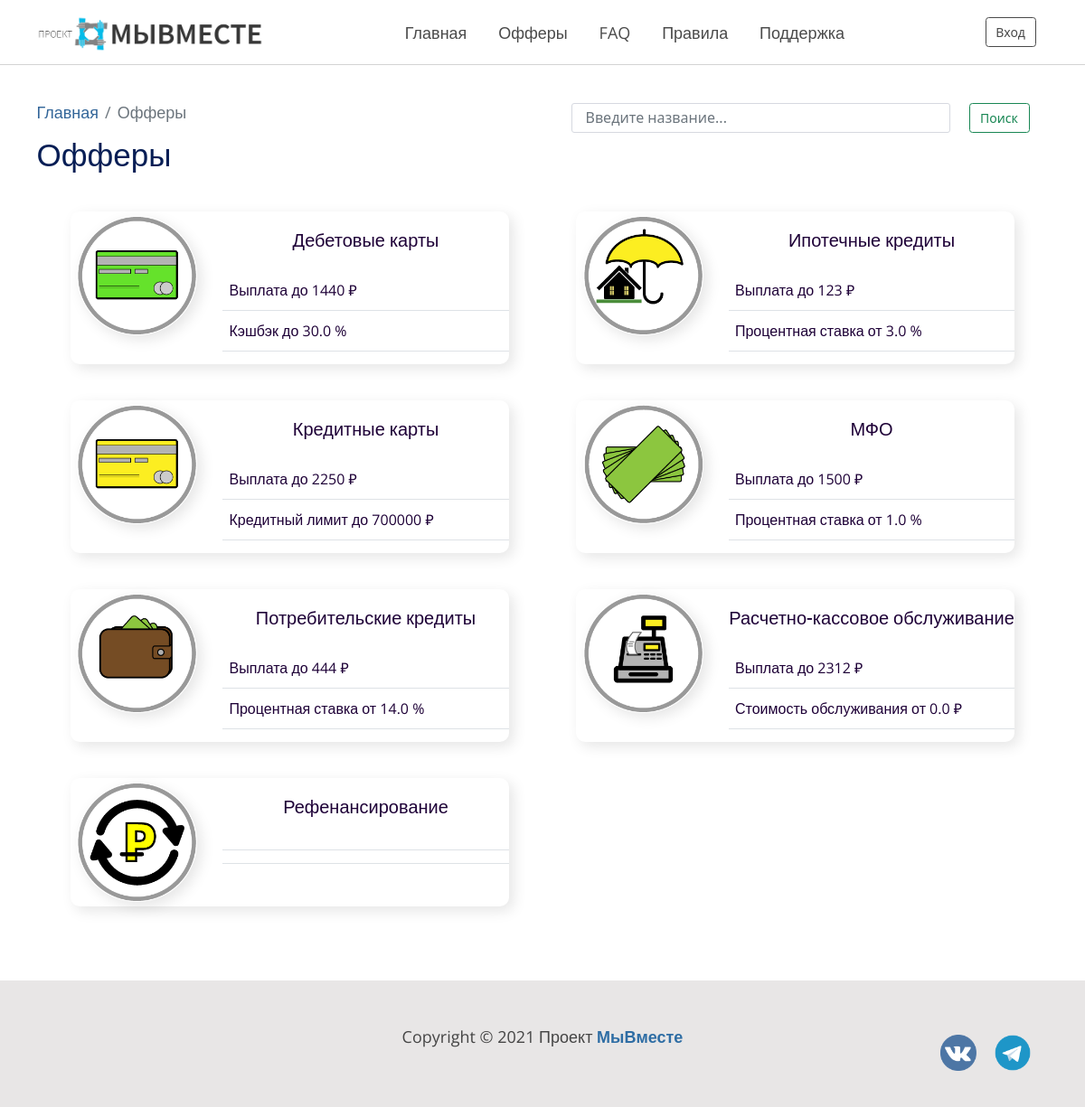
Screenshot of /offers/ with the database file from the repository.
### web/models.py (models this page shows, shortened)
class Categories(models.Model):
    name = models.CharField(max_length=250, verbose_name='Имя')
    slug = models.CharField(max_length=250, verbose_name='Ссылка')
    image = models.ImageField(upload_to='images/categories', verbose_name='Изображение', blank=True, null=True)
    is_active = models.BooleanField(default=True, verbose_name='Активен')
    objects = CategoryManager()
    class Meta:
        ordering = ('name',)
        verbose_name = 'Категория'
        verbose_name_plural = '- Категории -'

### web/views.py (the view)
# urls.py: path('offers/', cache_page(60)(OffersView.as_view()), name='offers'),
class OffersView(UserMixin, ListView):
    model = Categories
    template_name = 'web/all_offers.html'
    context_object_name = 'categories'
    def get_context_data(self, *, object_list=None, **kwargs):
        context = super(OffersView, self).get_context_data()
        context['title'] = 'Офферы'
        context['user'] = self.user
        context['referred_user'] = self.referred_user
        context['debit_cards'] = DebitCards.objects.filter(is_active=True).aggregate(Max('reward'), Max('cash_back'))
        context['credit_cards'] = CreditCards.objects.filter(is_active=True).aggregate(Max('reward'), Max('limit'))
        context['credits'] = PotrebCredits.objects.filter(is_active=True).aggregate(Max('reward'), Min('percents'))
        context['ipoteka'] = Mortgages.objects.filter(is_active=True).aggregate(Max('reward'), Min('percents'))
        context['rko'] = RKO.objects.filter(is_active=True).aggregate(Max('reward'), Min('service_cost'))
        context['refenancing'] = Refinancing.objects.filter(is_active=True).aggregate(Max('reward'), Min('percents'))
        context['mfo'] = MFO.objects.filter(is_active=True).aggregate(Max('reward'), Min('percents'))
        return context
    def get_queryset(self):
        return Categories.objects.filter(is_active=True).order_by('name')

### profiles/utils.py (called while the page is built)
def get_referred_user(request):
    try:
        referred_user = User.objects.get(username=request.session['referral'])
    except:
        referred_user = None
    return referred_user

### web/mixins.py (called while the page is built)
    def dispatch(self, request, *args, **kwargs):
        self.user = request.user
        self.referred_user = get_referred_user(request)
        return super().dispatch(request, *args, **kwargs)

### web/models.py (called while the page is built)
    def get_queryset(self):
        return super().get_queryset()

### templates/web/all_offers.html
{% extends 'base.html' %}
{% block content %}
    <section class="section_without_color">
        <div class="container mb-5 margin-top-90">
            <div class="row">
                <div class="col-md-6">
                    <nav aria-label="breadcrumb">
                        <ul class="breadcrumb">
                            <li class="breadcrumb-item"><a href="{% url 'home' %}">Главная</a></li>
                            <li class="breadcrumb-item active" aria-current="page">Офферы</li>
                        </ul>
                    </nav>
                </div>
                <div class="col-md-6">
                        {% include 'web/inc/search_form.html' %}
                </div>
                <div class="col-md-6"><h1>Офферы</h1></div>
            </div>
            <div class="container">
                <div class="row">
                    {% for category in categories %}
                        {% include 'web/inc/category_card.html' %}
                    {% endfor %}
                </div>
            </div>
        </div>
    </section>
{% endblock %}

### templates/web/inc/category_card.html
<div class="col-md-6" align="center">
    <div class="category-card">
        <div class="row">
            <div class="col-md-4">
                <a href="{{ category.slug }}">
                    <img src="{{ category.image.url }}" alt="{{ category.name }}">
                </a>
            </div>
            <div class="col-md-8">
                <h5 class="card-title">
                    <a href="{{ category.slug }}">{{ category.name }}</a>
                </h5>
                <div class="category-cart-body">
                    <table class="table mt-4">
                        <tr>
                            <td>
                                {% if category.name == 'Дебетовые карты' %}
                                    <p>Выплата до {{ debit_cards.reward__max }} ₽</p>
                                {% elif category.name == 'Кредитные карты' %}
                                    <p>Выплата до {{ credit_cards.reward__max }} ₽</p>
                                {% elif category.name == 'МФО' %}
                                    <p>Выплата до {{ mfo.reward__max }} ₽</p>
                                {% elif category.name == 'Потребительские кредиты' %}
                                    <p>Выплата до {{ credits.reward__max }} ₽</p>
                                {% elif category.name == 'Ипотечные кредиты' %}
                                    <p>Выплата до {{ ipoteka.reward__max }} ₽</p>
                                {% elif category.name == 'Расчетно-кассовое обслуживание' %}
                                    <p>Выплата до {{ rko.reward__max }} ₽</p>
                                {% elif category.name == 'Рефинансирование' %}
                                    <p>Выплата до {{ refenancing.reward__max }} ₽</p>
                                {% endif %}
                            </td>
                        </tr>
                        <tr>
                            <td>
                                {% if category.name == 'Дебетовые карты' %}
                                    <p>Кэшбэк до {{ debit_cards.cash_back__max }} %</p>
                                {% elif category.name == 'Кредитные карты' %}
                                    <p>Кредитный лимит до {{ credit_cards.limit__max }} ₽</p>
                                {% elif category.name == 'МФО' %}
                                    <p>Процентная ставка от {{ mfo.percents__min }} %</p>
                                {% elif category.name == 'Потребительские кредиты' %}
                                    <p>Процентная ставка от {{ credits.percents__min }} %</p>
                                {% elif category.name == 'Ипотечные кредиты' %}
                                    <p>Процентная ставка от {{ ipoteka.percents__min }} %</p>
                                {% elif category.name == 'Расчетно-кассовое обслуживание' %}
                                    <p>Стоимость обслуживания от {{ rko.service_cost__min }} ₽</p>
                                {% elif category.name == 'Рефинансирование' %}
                                    <p>Процентная ставка от {{ refenancing.percents__min }} %</p>
                                {% endif %}
                            </td>
                        </tr>
                    </table>
                </div>
            </div>
        </div>
    </div>
</div>

### web/static/css/style.css (style rules this page uses)
body { background-color: #fff; }
ul { list-style: none; list-style-image: none; margin: 0; padding: 0; color: #212121; font-size: 18px; line-height: 28px; margin-bottom: 20px; }
ul li, li { font-size: 18px; line-height: 28px; font-family: 'Open Sans', sans-serif; list-style-type: none; }
p { font-size: 18px; line-height: 30px; font-weight: 400; color: #212121; margin-bottom: 20px; font-family: 'Open Sans', sans-serif; }
a, a:hover, a:focus, a:active, a:visited { text-decoration: none; outline: 0; }
h1, h2, h3, h4, h5, h6 { font-family: 'Roboto', sans-serif; line-height: 1.2; margin-top: 0; margin-bottom: 20px; color: #071e55; font-weight: 500; }
h1 { font-size: 35px; }
h5 { font-size: 20px; }
.section_without_color { padding: 20px 0 20px 0; }
.margin-top-90 { margin-top: 90px !important; }
.category-card { width: 90%; position: relative; margin: 20px 0; border: none; background-color: #fff !important; box-shadow: 5px 5px 15px rgba(0, 0, 0, 0.1); border-radius: 10px; }
.category-card img { align: center; margin: 5px; border: none; box-shadow: 5px 5px 15px rgba(0, 0, 0, 0.1); border-radius: 100%; width: 90%; }
.category-card h5 { align: center; padding-top: 20px; }
.category-card a { color: #1e0037; }
.category-cart-body p { font-size: 16px; }
.profile-list-group a, p { font-size: 18px; line-height: 30px; font-weight: 400; color: #1e0037; margin-bottom: 20px; font-family: 'Open Sans', sans-serif; }

### rows the page displays
Categories: image (picture), name "Дебетовые карты", reward__max "1440", cash_back__max "30.0"
Categories: image (picture), name "Ипотечные кредиты", reward__max "123", percents__min "3.0"
Categories: image (picture), name "Кредитные карты", reward__max "2250", limit__max "700000"
Categories: image (picture), name "МФО", reward__max "1500", percents__min "1.0"
Categories: image (picture), name "Потребительские кредиты", reward__max "444", percents__min "14.0"
Categories: image (picture), name "Расчетно-кассовое обслуживание", reward__max "2312", service_cost__min "0.0"
Categories: image (picture), name "Рефенансирование"
